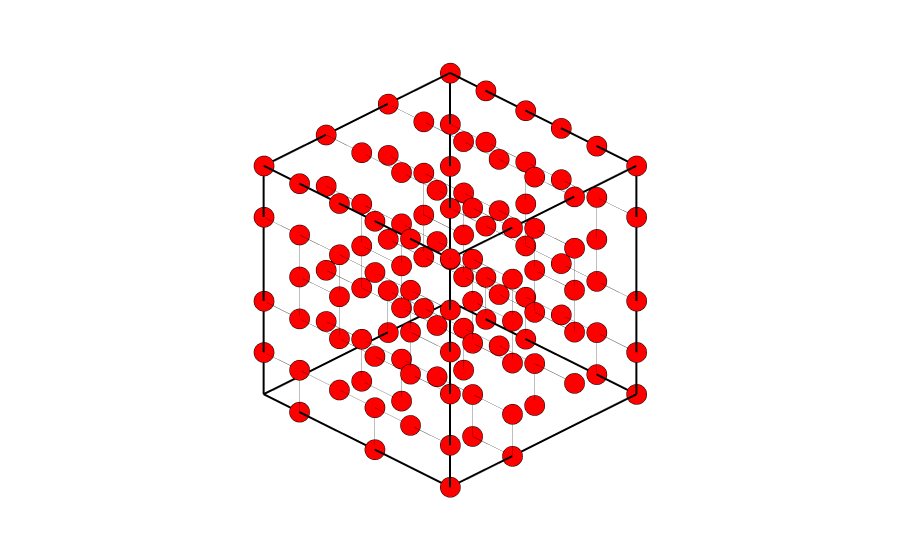

This figure's notebook cell:
### Code cell
def get_positions_plot(filename, saved_filename):

    with open(filename, 'r') as f:
        lines = f.readlines()
    
    num_atoms = int(lines[0])
    block_size = num_atoms + 2
    total_frames = len(lines) // block_size
    
    all_data = []
    for f in range(total_frames):
        start = f * block_size + 2
        end = start + num_atoms
        frame_coords = [l.split()[1:4] for l in lines[start:end]]
        
        df_frame = pd.DataFrame(frame_coords, columns=['x', 'y', 'z'], dtype=float)
        df_frame['frame'] = f  
        all_data.append(df_frame)

    df = pd.concat(all_data, ignore_index=True)

    last_frame = df[df['frame'] == df['frame'].max()]

    fig = px.scatter_3d(
        last_frame,
        x='x', y='y', z='z',
        opacity=1.0,
        template="plotly_white"
    )

    fig.update_traces(
        marker=dict(
            size=7,
            color='red',
            line=dict(width=0.5, color='black')
        )
    )

    # Box edges 
    xmin, ymin, zmin = last_frame[['x','y','z']].min()
    xmax, ymax, zmax = last_frame[['x','y','z']].max()

    edges = [
        ([xmin,xmax],[ymin,ymin],[zmin,zmin]),
        ([xmin,xmax],[ymax,ymax],[zmin,zmin]),
        ([xmin,xmax],[ymin,ymin],[zmax,zmax]),
        ([xmin,xmax],[ymax,ymax],[zmax,zmax]),

        ([xmin,xmin],[ymin,ymax],[zmin,zmin]),
        ([xmax,xmax],[ymin,ymax],[zmin,zmin]),
        ([xmin,xmin],[ymin,ymax],[zmax,zmax]),
        ([xmax,xmax],[ymin,ymax],[zmax,zmax]),

        ([xmin,xmin],[ymin,ymin],[zmin,zmax]),
        ([xmax,xmax],[ymin,ymin],[zmin,zmax]),
        ([xmin,xmin],[ymax,ymax],[zmin,zmax]),
        ([xmax,xmax],[ymax,ymax],[zmin,zmax])
    ]

    for ex, ey, ez in edges:
        fig.add_scatter3d(x=ex, y=ey, z=ez, mode='lines',
                        line=dict(color='black', width=4),
                        showlegend=False)

    fig.update_layout(
        scene=dict(
            aspectmode='cube',
            xaxis=dict(showbackground=False, title='x'),
            yaxis=dict(showbackground=False, title='y'),
            zaxis=dict(showbackground=False, title='z'),
            camera=dict(
                projection=dict(type="orthographic"),
                eye=dict(x=1.6, y=1.6, z=1.3)
            )
        ),
        title_x=0.5
    )

    # Positions array
    pos = last_frame[['x','y','z']].values

    # Bonds
    tree = cKDTree(pos)
    dists, _ = tree.query(pos, k=7)  
    a = np.median(dists[:,1])        
    pairs = tree.query_pairs(r=1.2*a)

    for i, j in pairs:
        fig.add_scatter3d(
            x=[pos[i,0], pos[j,0]],
            y=[pos[i,1], pos[j,1]],
            z=[pos[i,2], pos[j,2]],
            mode='lines',
            line=dict(color='black', width=1),
            opacity=0.5,
            showlegend=False
        )

    fig.update_layout(
        margin=dict(l=0, r=0, b=0, t=0),
        scene=dict(
            aspectmode='cube',
            xaxis=dict(showbackground=False, showticklabels=False, showgrid=False, zeroline=False, title=''),
            yaxis=dict(showbackground=False, showticklabels=False, showgrid=False, zeroline=False, title=''),
            zaxis=dict(showbackground=False, showticklabels=False, showgrid=False, zeroline=False, title=''),
            camera=dict(
                projection=dict(type="orthographic"),
                eye=dict(x=1.6, y=1.6, z=1.3)
            ),
            
        )
    )

    fig.show()
    fig.write_html(f"{saved_filename}.html")
    fig.write_image(f"{saved_filename}.pdf", scale=2, width=600, height=600)

    return 

filename = simulation_path / "final_position.xyz"
saved_filename = simulation_path / "positions"
get_positions_plot(filename, saved_filename)

### Figure 1 — Plotly figure (JSON) as saved in the notebook; plotly's stock layout.template omitted (floating-point values rounded to 4 significant figures)
{"data": [{"hovertemplate": "x=%{x}<br>y=%{y}<br>z=%{z}<extra></extra>", "legendgroup": "", "marker": {"color": "red", "line": {"color": "black", "width": 0.5}, "opacity": 1, "size": 7, "symbol": "circle"}, "mode": "markers", "name": "", "scene": "scene", "showlegend": false, "type": "scatter3d", "x": [5.277, -2.804, 2.582, -2.804, 5.277, -0.1093, -0.109, 2.582, -0.1091, -0.1089, 5.277, -2.804, 2.582, 2.583, 5.277, -2.804, -0.109, 5.277, 2.582, 2.582, 5.277, -0.1092, -0.1092, 5.277, 2.582, -2.804, 5.277, -0.1095, 5.277, 2.582, 2.583, -2.804, -2.804, -2.803, 2.583, 2.582, -2.804, 2.582, 2.582, 2.582, 5.276, -0.1089, -2.804, 5.277, -0.109, -0.1094, 5.277, -2.804, 2.582, 2.582, 5.277, -0.1094, 2.583, 5.277, -0.1093, 5.277, 2.582, -2.803, -0.1093, -0.1096, 5.277, 5.277, -0.1094, -2.804, 2.582, 5.277, 2.582, -0.1094, -2.803, -0.1094, 2.582, -0.1096, 5.277, 2.583, 2.582, 5.277, -2.804, -2.804, 2.583, 2.582, -2.803, 2.583, 5.277, -0.1091, -0.1089, -0.1092, 5.277, -2.803, -0.1092, 2.582, 5.277, -0.1092, -2.804, 2.582, -2.804, -0.1094, 2.583, -0.1092, -2.804, -2.804, 5.277, -2.804, 5.277, 5.277, 5.277, 2.582, 5.277, -0.1087, -0.1093, -2.803, 5.277, -0.1092, -2.804, -0.1092, -2.804, 2.583, -2.803, 5.277, -2.804, 2.582, -2.803, -2.804, 5.277, -2.804, -0.1092], "y": [1.872, 0.1438, -5.242, 3.805, -1.58, 3.805, -1.581, 3.805, -3.515, 0.144, -5.242, -3.515, 1.872, -3.515, 3.806, -1.581, 1.872, -3.514, -5.243, 1.872, 0.1444, 3.806, -3.514, -3.514, -1.581, -1.581, 0.1427, 3.806, -5.243, -5.242, -3.515, -3.514, 0.1445, -1.58, -1.581, -3.515, 1.872, -5.242, -3.514, 1.872, 0.1438, 3.806, -1.581, 1.872, -1.581, 1.872, -3.514, -5.243, 1.872, 3.806, 0.1431, 1.872, 0.1438, 1.871, -1.58, -1.581, 0.1438, -1.581, -5.241, 1.872, -1.581, 1.872, 0.1439, -3.515, 3.805, 3.805, -1.58, -3.514, 1.871, 3.805, 0.1442, -3.514, 3.806, -3.515, -1.579, -1.581, 3.806, -5.243, -1.581, -1.58, -3.514, 0.144, -1.581, -1.58, 1.872, -5.241, -5.242, 3.805, -1.582, 3.806, 1.872, -3.514, -1.58, -3.515, 1.872, -1.58, 1.871, -5.242, 1.872, 3.805, 3.805, 1.872, -3.514, -3.514, 0.144, 3.806, 3.805, 0.1436, -5.243, 3.805, 3.805, -5.243, -5.242, 0.1433, 0.1435, 1.869, 1.872, -5.242, -5.242, 3.806, -5.243, -3.515, -3.514, 0.1433, 1.872], "z": [1.48, -0.1923, 3.151, -3.906, 1.481, -2.235, 5.193, 5.193, 1.479, 5.194, 3.152, -0.1931, 3.152, -2.235, 1.479, 5.192, -3.907, -3.907, -2.235, -0.193, 3.151, 3.152, 5.193, -0.1927, -2.235, 3.151, -0.1925, -0.1922, -2.237, 5.194, 3.151, -3.907, -2.235, 1.479, 3.152, 1.48, 3.151, -0.1925, 5.193, -2.234, -2.235, 1.48, -2.235, 3.152, -3.907, 3.151, 3.151, 3.151, 5.193, 3.152, 5.194, 5.194, -2.235, -2.235, -0.1932, 5.193, -0.1928, -0.1926, 5.193, -0.1932, -2.235, -0.1924, -2.235, -2.235, -2.234, 5.193, -3.908, -2.235, -3.907, 5.194, 5.194, 3.151, -0.1929, -0.1931, 1.48, -0.1931, -0.1926, 1.479, 5.193, -0.1936, 3.151, 3.151, 3.151, 3.152, 1.479, -3.907, -0.1923, 5.193, -2.234, -0.193, 5.194, -0.1927, -3.906, -3.907, -2.235, 1.479, 1.48, -0.1924, 5.193, -2.235, 3.152, -0.1923, 5.193, -2.235, -3.907, 1.48, -3.907, 3.151, -2.236, 3.151, -2.235, 3.151, 5.194, -0.1923, 5.194, -3.907, 1.478, 5.193, -2.235, -3.908, -0.1924, 5.194, 1.478, 3.152, -2.235]}, {"line": {"color": "black", "width": 4}, "mode": "lines", "showlegend": false, "type": "scatter3d", "x": [-2.804, 5.277], "y": [-5.243, -5.243], "z": [-3.908, -3.908]}, {"line": {"color": "black", "width": 4}, "mode": "lines", "showlegend": false, "type": "scatter3d", "x": [-2.804, 5.277], "y": [3.806, 3.806], "z": [-3.908, -3.908]}, {"line": {"color": "black", "width": 4}, "mode": "lines", "showlegend": false, "type": "scatter3d", "x": [-2.804, 5.277], "y": [-5.243, -5.243], "z": [5.194, 5.194]}, {"line": {"color": "black", "width": 4}, "mode": "lines", "showlegend": false, "type": "scatter3d", "x": [-2.804, 5.277], "y": [3.806, 3.806], "z": [5.194, 5.194]}, {"line": {"color": "black", "width": 4}, "mode": "lines", "showlegend": false, "type": "scatter3d", "x": [-2.804, -2.804], "y": [-5.243, 3.806], "z": [-3.908, -3.908]}, {"line": {"color": "black", "width": 4}, "mode": "lines", "showlegend": false, "type": "scatter3d", "x": [5.277, 5.277], "y": [-5.243, 3.806], "z": [-3.908, -3.908]}, {"line": {"color": "black", "width": 4}, "mode": "lines", "showlegend": false, "type": "scatter3d", "x": [-2.804, -2.804], "y": [-5.243, 3.806], "z": [5.194, 5.194]}, {"line": {"color": "black", "width": 4}, "mode": "lines", "showlegend": false, "type": "scatter3d", "x": [5.277, 5.277], "y": [-5.243, 3.806], "z": [5.194, 5.194]}, {"line": {"color": "black", "width": 4}, "mode": "lines", "showlegend": false, "type": "scatter3d", "x": [-2.804, -2.804], "y": [-5.243, -5.243], "z": [-3.908, 5.194]}, {"line": {"color": "black", "width": 4}, "mode": "lines", "showlegend": false, "type": "scatter3d", "x": [5.277, 5.277], "y": [-5.243, -5.243], "z": [-3.908, 5.194]}, {"line": {"color": "black", "width": 4}, "mode": "lines", "showlegend": false, "type": "scatter3d", "x": [-2.804, -2.804], "y": [3.806, 3.806], "z": [-3.908, 5.194]}, {"line": {"color": "black", "width": 4}, "mode": "lines", "showlegend": false, "type": "scatter3d", "x": [5.277, 5.277], "y": [3.806, 3.806], "z": [-3.908, 5.194]}, {"line": {"color": "black", "width": 1}, "mode": "lines", "opacity": 0.5, "showlegend": false, "type": "scatter3d", "x": [-0.1095, -0.1096], "y": [3.806, 1.872], "z": [-0.1922, -0.1932]}, {"line": {"color": "black", "width": 1}, "mode": "lines", "opacity": 0.5, "showlegend": false, "type": "scatter3d", "x": [2.583, 2.582], "y": [-1.581, -1.579], "z": [3.152, 1.48]}, {"line": {"color": "black", "width": 1}, "mode": "lines", "opacity": 0.5, "showlegend": false, "type": "scatter3d", "x": [-2.804, -2.803], "y": [-5.243, -3.514], "z": [3.151, 3.151]}, {"line": {"color": "black", "width": 1}, "mode": "lines", "opacity": 0.5, "showlegend": false, "type": "scatter3d", "x": [-0.1093, -0.1094], "y": [-1.58, -1.58], "z": [-0.1932, 1.479]}, {"line": {"color": "black", "width": 1}, "mode": "lines", "opacity": 0.5, "showlegend": false, "type": "scatter3d", "x": [-0.1096, -0.1092], "y": [-3.514, -5.243], "z": [3.151, 3.151]}, {"line": {"color": "black", "width": 1}, "mode": "lines", "opacity": 0.5, "showlegend": false, "type": "scatter3d", "x": [-2.804, -2.804], "y": [-1.581, 0.1433], "z": [3.151, 3.152]}, {"line": {"color": "black", "width": 1}, "mode": "lines", "opacity": 0.5, "showlegend": false, "type": "scatter3d", "x": [5.277, 5.277], "y": [1.872, 3.806], "z": [1.48, 1.479]}, {"line": {"color": "black", "width": 1}, "mode": "lines", "opacity": 0.5, "showlegend": false, "type": "scatter3d", "x": [2.582, 2.583], "y": [1.872, 1.869], "z": [-2.234, -3.907]}, {"line": {"color": "black", "width": 1}, "mode": "lines", "opacity": 0.5, "showlegend": false, "type": "scatter3d", "x": [-2.804, -2.804], "y": [-5.242, -3.515], "z": [5.194, 5.194]}, {"line": {"color": "black", "width": 1}, "mode": "lines", "opacity": 0.5, "showlegend": false, "type": "scatter3d", "x": [-0.1093, -0.1092], "y": [-1.58, 0.1433], "z": [-0.1932, -0.1923]}, {"line": {"color": "black", "width": 1}, "mode": "lines", "opacity": 0.5, "showlegend": false, "type": "scatter3d", "x": [-2.804, -2.804], "y": [0.1445, 1.872], "z": [-2.235, -2.235]}, {"line": {"color": "black", "width": 1}, "mode": "lines", "opacity": 0.5, "showlegend": false, "type": "scatter3d", "x": [2.583, 2.582], "y": [-3.515, -1.581], "z": [-2.235, -2.235]}, {"line": {"color": "black", "width": 1}, "mode": "lines", "opacity": 0.5, "showlegend": false, "type": "scatter3d", "x": [5.277, 5.277], "y": [-3.514, -1.581], "z": [3.151, 3.151]}, {"line": {"color": "black", "width": 1}, "mode": "lines", "opacity": 0.5, "showlegend": false, "type": "scatter3d", "x": [-2.804, -2.804], "y": [-3.515, -5.242], "z": [-2.235, -2.235]}, {"line": {"color": "black", "width": 1}, "mode": "lines", "opacity": 0.5, "showlegend": false, "type": "scatter3d", "x": [2.583, 2.582], "y": [1.869, 3.806], "z": [-3.907, -3.908]}, {"line": {"color": "black", "width": 1}, "mode": "lines", "opacity": 0.5, "showlegend": false, "type": "scatter3d", "x": [2.582, 2.582], "y": [-3.515, -1.579], "z": [1.48, 1.48]}, {"line": {"color": "black", "width": 1}, "mode": "lines", "opacity": 0.5, "showlegend": false, "type": "scatter3d", "x": [5.277, 5.277], "y": [-1.581, -3.514], "z": [-2.235, -2.235]}, {"line": {"color": "black", "width": 1}, "mode": "lines", "opacity": 0.5, "showlegend": false, "type": "scatter3d", "x": [2.582, 2.582], "y": [3.805, 3.806], "z": [-2.234, -3.908]}, {"line": {"color": "black", "width": 1}, "mode": "lines", "opacity": 0.5, "showlegend": false, "type": "scatter3d", "x": [-0.1093, -0.1092], "y": [3.805, 1.872], "z": [-2.235, -2.235]}, {"line": {"color": "black", "width": 1}, "mode": "lines", "opacity": 0.5, "showlegend": false, "type": "scatter3d", "x": [5.277, 5.277], "y": [3.806, 3.806], "z": [1.479, -0.1929]}, {"line": {"color": "black", "width": 1}, "mode": "lines", "opacity": 0.5, "showlegend": false, "type": "scatter3d", "x": [-0.1092, -0.1089], "y": [3.806, 3.806], "z": [3.152, 1.48]}, {"line": {"color": "black", "width": 1}, "mode": "lines", "opacity": 0.5, "showlegend": false, "type": "scatter3d", "x": [-2.804, -2.804], "y": [3.805, 3.805], "z": [-3.906, -2.235]}, {"line": {"color": "black", "width": 1}, "mode": "lines", "opacity": 0.5, "showlegend": false, "type": "scatter3d", "x": [-0.1094, -0.1092], "y": [0.1439, 1.872], "z": [-2.235, -2.235]}, {"line": {"color": "black", "width": 1}, "mode": "lines", "opacity": 0.5, "showlegend": false, "type": "scatter3d", "x": [-0.109, -0.1092], "y": [-1.581, -1.582], "z": [-3.907, -2.234]}, {"line": {"color": "black", "width": 1}, "mode": "lines", "opacity": 0.5, "showlegend": false, "type": "scatter3d", "x": [2.583, 2.583], "y": [-3.515, -1.581], "z": [3.151, 3.152]}, {"line": {"color": "black", "width": 1}, "mode": "lines", "opacity": 0.5, "showlegend": false, "type": "scatter3d", "x": [-2.804, -2.804], "y": [1.872, 0.1433], "z": [3.151, 3.152]}, {"line": {"color": "black", "width": 1}, "mode": "lines", "opacity": 0.5, "showlegend": false, "type": "scatter3d", "x": [-2.804, -2.804], "y": [0.1438, 1.872], "z": [-0.1923, -0.1923]}, {"line": {"color": "black", "width": 1}, "mode": "lines", "opacity": 0.5, "showlegend": false, "type": "scatter3d", "x": [-0.1089, -0.1094], "y": [0.144, 1.872], "z": [5.194, 5.194]}, {"line": {"color": "black", "width": 1}, "mode": "lines", "opacity": 0.5, "showlegend": false, "type": "scatter3d", "x": [-2.804, -2.804], "y": [-5.243, -5.243], "z": [3.151, 1.479]}, {"line": {"color": "black", "width": 1}, "mode": "lines", "opacity": 0.5, "showlegend": false, "type": "scatter3d", "x": [-2.804, -2.803], "y": [-3.515, -1.581], "z": [-0.1931, -0.1926]}, {"line": {"color": "black", "width": 1}, "mode": "lines", "opacity": 0.5, "showlegend": false, "type": "scatter3d", "x": [2.582, 2.582], "y": [-5.242, -3.514], "z": [5.194, 5.193]}, {"line": {"color": "black", "width": 1}, "mode": "lines", "opacity": 0.5, "showlegend": false, "type": "scatter3d", "x": [5.277, 5.277], "y": [-3.514, -5.242], "z": [-0.1927, -0.1923]}, {"line": {"color": "black", "width": 1}, "mode": "lines", "opacity": 0.5, "showlegend": false, "type": "scatter3d", "x": [2.582, 2.582], "y": [3.806, 3.806], "z": [3.152, 1.48]}, {"line": {"color": "black", "width": 1}, "mode": "lines", "opacity": 0.5, "showlegend": false, "type": "scatter3d", "x": [5.277, 5.277], "y": [-1.58, -1.581], "z": [1.481, 3.151]}, {"line": {"color": "black", "width": 1}, "mode": "lines", "opacity": 0.5, "showlegend": false, "type": "scatter3d", "x": [2.582, 2.582], "y": [-1.579, -1.58], "z": [1.48, -0.1936]}, {"line": {"color": "black", "width": 1}, "mode": "lines", "opacity": 0.5, "showlegend": false, "type": "scatter3d", "x": [-2.803, -2.804], "y": [3.805, 1.872], "z": [5.193, 5.193]}, {"line": {"color": "black", "width": 1}, "mode": "lines", "opacity": 0.5, "showlegend": false, "type": "scatter3d", "x": [-2.804, -2.804], "y": [-1.581, -3.515], "z": [5.192, 5.194]}, {"line": {"color": "black", "width": 1}, "mode": "lines", "opacity": 0.5, "showlegend": false, "type": "scatter3d", "x": [5.277, 5.277], "y": [-1.581, -3.514], "z": [5.193, 5.193]}, {"line": {"color": "black", "width": 1}, "mode": "lines", "opacity": 0.5, "showlegend": false, "type": "scatter3d", "x": [2.582, 2.582], "y": [1.872, 3.806], "z": [3.152, 3.152]}, {"line": {"color": "black", "width": 1}, "mode": "lines", "opacity": 0.5, "showlegend": false, "type": "scatter3d", "x": [5.277, 5.277], "y": [0.1427, -1.581], "z": [-0.1925, -0.1931]}, {"line": {"color": "black", "width": 1}, "mode": "lines", "opacity": 0.5, "showlegend": false, "type": "scatter3d", "x": [-0.1091, -0.1092], "y": [-3.515, -3.514], "z": [1.479, -0.1927]}, {"line": {"color": "black", "width": 1}, "mode": "lines", "opacity": 0.5, "showlegend": false, "type": "scatter3d", "x": [5.277, 5.277], "y": [-3.514, -3.514], "z": [-3.907, -2.235]}, {"line": {"color": "black", "width": 1}, "mode": "lines", "opacity": 0.5, "showlegend": false, "type": "scatter3d", "x": [5.277, 5.277], "y": [-5.243, -3.514], "z": [-2.237, -2.235]}, {"line": {"color": "black", "width": 1}, "mode": "lines", "opacity": 0.5, "showlegend": false, "type": "scatter3d", "x": [-2.804, -2.803], "y": [1.872, 1.872], "z": [3.151, 1.478]}, {"line": {"color": "black", "width": 1}, "mode": "lines", "opacity": 0.5, "showlegend": false, "type": "scatter3d", "x": [-0.1096, -0.1091], "y": [-3.514, -1.58], "z": [3.151, 3.152]}, {"line": {"color": "black", "width": 1}, "mode": "lines", "opacity": 0.5, "showlegend": false, "type": "scatter3d", "x": [-2.804, -2.804], "y": [-3.514, -1.58], "z": [-3.907, -3.906]}, {"line": {"color": "black", "width": 1}, "mode": "lines", "opacity": 0.5, "showlegend": false, "type": "scatter3d", "x": [5.277, 5.277], "y": [-1.58, -1.581], "z": [1.481, -0.1931]}, {"line": {"color": "black", "width": 1}, "mode": "lines", "opacity": 0.5, "showlegend": false, "type": "scatter3d", "x": [5.277, 5.277], "y": [1.872, 3.806], "z": [-0.1924, -0.1929]}, {"line": {"color": "black", "width": 1}, "mode": "lines", "opacity": 0.5, "showlegend": false, "type": "scatter3d", "x": [-0.1094, -0.1092], "y": [-3.514, -1.582], "z": [-2.235, -2.234]}, {"line": {"color": "black", "width": 1}, "mode": "lines", "opacity": 0.5, "showlegend": false, "type": "scatter3d", "x": [5.276, 5.277], "y": [0.1438, 0.144], "z": [-2.235, -3.907]}, {"line": {"color": "black", "width": 1}, "mode": "lines", "opacity": 0.5, "showlegend": false, "type": "scatter3d", "x": [-0.1096, -0.1089], "y": [1.872, 1.872], "z": [-0.1932, 1.479]}, {"line": {"color": "black", "width": 1}, "mode": "lines", "opacity": 0.5, "showlegend": false, "type": "scatter3d", "x": [-2.804, -2.804], "y": [-1.581, 0.1435], "z": [5.192, 5.194]}, {"line": {"color": "black", "width": 1}, "mode": "lines", "opacity": 0.5, "showlegend": false, "type": "scatter3d", "x": [-0.1092, -0.1094], "y": [3.806, 1.872], "z": [3.152, 3.151]}, {"line": {"color": "black", "width": 1}, "mode": "lines", "opacity": 0.5, "showlegend": false, "type": "scatter3d", "x": [5.277, 5.277], "y": [0.1431, 1.872], "z": [5.194, 5.194]}, {"line": {"color": "black", "width": 1}, "mode": "lines", "opacity": 0.5, "showlegend": false, "type": "scatter3d", "x": [-2.804, -2.803], "y": [1.872, 3.805], "z": [3.151, 3.151]}, {"line": {"color": "black", "width": 1}, "mode": "lines", "opacity": 0.5, "showlegend": false, "type": "scatter3d", "x": [5.277, 5.277], "y": [3.805, 1.872], "z": [5.193, 5.194]}, {"line": {"color": "black", "width": 1}, "mode": "lines", "opacity": 0.5, "showlegend": false, "type": "scatter3d", "x": [2.583, 2.582], "y": [1.871, 3.806], "z": [1.48, 1.48]}, {"line": {"color": "black", "width": 1}, "mode": "lines", "opacity": 0.5, "showlegend": false, "type": "scatter3d", "x": [-2.804, -2.803], "y": [-1.581, -1.58], "z": [3.151, 1.479]}, {"line": {"color": "black", "width": 1}, "mode": "lines", "opacity": 0.5, "showlegend": false, "type": "scatter3d", "x": [5.277, 5.277], "y": [1.872, 1.872], "z": [1.48, 3.152]}, {"line": {"color": "black", "width": 1}, "mode": "lines", "opacity": 0.5, "showlegend": false, "type": "scatter3d", "x": [2.582, 2.582], "y": [1.872, 0.1438], "z": [-0.193, -0.1928]}, {"line": {"color": "black", "width": 1}, "mode": "lines", "opacity": 0.5, "showlegend": false, "type": "scatter3d", "x": [-0.109, -0.1092], "y": [-1.581, -3.514], "z": [5.193, 5.193]}, {"line": {"color": "black", "width": 1}, "mode": "lines", "opacity": 0.5, "showlegend": false, "type": "scatter3d", "x": [2.582, 2.583], "y": [1.872, 0.144], "z": [3.152, 3.151]}, {"line": {"color": "black", "width": 1}, "mode": "lines", "opacity": 0.5, "showlegend": false, "type": "scatter3d", "x": [5.277, 5.277], "y": [1.872, 1.872], "z": [1.48, -0.1924]}, {"line": {"color": "black", "width": 1}, "mode": "lines", "opacity": 0.5, "showlegend": false, "type": "scatter3d", "x": [-2.804, -2.804], "y": [1.872, 0.1435], "z": [5.193, 5.194]}, {"line": {"color": "black", "width": 1}, "mode": "lines", "opacity": 0.5, "showlegend": false, "type": "scatter3d", "x": [5.277, 5.277], "y": [-3.514, -3.514], "z": [3.151, 1.478]}, {"line": {"color": "black", "width": 1}, "mode": "lines", "opacity": 0.5, "showlegend": false, "type": "scatter3d", "x": [2.582, 2.582], "y": [3.805, 1.872], "z": [5.193, 5.193]}, {"line": {"color": "black", "width": 1}, "mode": "lines", "opacity": 0.5, "showlegend": false, "type": "scatter3d", "x": [5.277, 5.277], "y": [0.1427, 1.872], "z": [-0.1925, -0.1924]}, {"line": {"color": "black", "width": 1}, "mode": "lines", "opacity": 0.5, "showlegend": false, "type": "scatter3d", "x": [2.582, 2.583], "y": [-3.515, -3.515], "z": [1.48, -0.1931]}, {"line": {"color": "black", "width": 1}, "mode": "lines", "opacity": 0.5, "showlegend": false, "type": "scatter3d", "x": [-0.1094, -0.1093], "y": [-3.514, -5.243], "z": [-2.235, -2.236]}, {"line": {"color": "black", "width": 1}, "mode": "lines", "opacity": 0.5, "showlegend": false, "type": "scatter3d", "x": [2.583, 2.582], "y": [-3.515, -5.243], "z": [-2.235, -2.235]}, {"line": {"color": "black", "width": 1}, "mode": "lines", "opacity": 0.5, "showlegend": false, "type": "scatter3d", "x": [-0.109, -0.1092], "y": [1.872, 1.872], "z": [-3.907, -2.235]}, {"line": {"color": "black", "width": 1}, "mode": "lines", "opacity": 0.5, "showlegend": false, "type": "scatter3d", "x": [2.582, 2.582], "y": [1.872, 3.805], "z": [-2.234, -2.234]}, {"line": {"color": "black", "width": 1}, "mode": "lines", "opacity": 0.5, "showlegend": false, "type": "scatter3d", "x": [-0.1091, -0.1094], "y": [-3.515, -1.58], "z": [1.479, 1.479]}, {"line": {"color": "black", "width": 1}, "mode": "lines", "opacity": 0.5, "showlegend": false, "type": "scatter3d", "x": [-0.1096, -0.1092], "y": [1.872, 0.1433], "z": [-0.1932, -0.1923]}, {"line": {"color": "black", "width": 1}, "mode": "lines", "opacity": 0.5, "showlegend": false, "type": "scatter3d", "x": [-0.1091, -0.1087], "y": [-1.58, 0.1436], "z": [3.152, 3.151]}, {"line": {"color": "black", "width": 1}, "mode": "lines", "opacity": 0.5, "showlegend": false, "type": "scatter3d", "x": [-2.804, -2.804], "y": [3.806, 1.872], "z": [-0.1926, -0.1923]}, {"line": {"color": "black", "width": 1}, "mode": "lines", "opacity": 0.5, "showlegend": false, "type": "scatter3d", "x": [2.582, 2.583], "y": [-5.242, -3.515], "z": [-0.1925, -0.1931]}, {"line": {"color": "black", "width": 1}, "mode": "lines", "opacity": 0.5, "showlegend": false, "type": "scatter3d", "x": [-2.804, -2.804], "y": [-1.581, -3.515], "z": [-2.235, -2.235]}, {"line": {"color": "black", "width": 1}, "mode": "lines", "opacity": 0.5, "showlegend": false, "type": "scatter3d", "x": [2.582, 2.582], "y": [-1.581, -1.58], "z": [-2.235, -3.908]}, {"line": {"color": "black", "width": 1}, "mode": "lines", "opacity": 0.5, "showlegend": false, "type": "scatter3d", "x": [-0.1094, -0.1087], "y": [1.872, 0.1436], "z": [3.151, 3.151]}, {"line": {"color": "black", "width": 1}, "mode": "lines", "opacity": 0.5, "showlegend": false, "type": "scatter3d", "x": [2.582, 2.582], "y": [-1.58, -3.515], "z": [-3.908, -3.907]}, {"line": {"color": "black", "width": 1}, "mode": "lines", "opacity": 0.5, "showlegend": false, "type": "scatter3d", "x": [5.277, 5.277], "y": [-3.514, -3.514], "z": [-0.1927, 1.478]}, {"line": {"color": "black", "width": 1}, "mode": "lines", "opacity": 0.5, "showlegend": false, "type": "scatter3d", "x": [5.277, 5.277], "y": [1.872, 3.805], "z": [3.152, 3.152]}, {"line": {"color": "black", "width": 1}, "mode": "lines", "opacity": 0.5, "showlegend": false, "type": "scatter3d", "x": [-2.804, -2.803], "y": [-3.515, -5.243], "z": [-0.1931, -0.1924]}, {"line": {"color": "black", "width": 1}, "mode": "lines", "opacity": 0.5, "showlegend": false, "type": "scatter3d", "x": [-2.804, -2.803], "y": [0.1438, -1.581], "z": [-0.1923, -0.1926]}, {"line": {"color": "black", "width": 1}, "mode": "lines", "opacity": 0.5, "showlegend": false, "type": "scatter3d", "x": [5.277, 5.277], "y": [3.805, 3.805], "z": [-3.907, -2.235]}, {"line": {"color": "black", "width": 1}, "mode": "lines", "opacity": 0.5, "showlegend": false, "type": "scatter3d", "x": [-0.1089, -0.1089], "y": [3.806, 1.872], "z": [1.48, 1.479]}, {"line": {"color": "black", "width": 1}, "mode": "lines", "opacity": 0.5, "showlegend": false, "type": "scatter3d", "x": [-0.1092, -0.1092], "y": [-3.514, -5.242], "z": [-0.1927, -0.1924]}, {"line": {"color": "black", "width": 1}, "mode": "lines", "opacity": 0.5, "showlegend": false, "type": "scatter3d", "x": [-2.804, -2.804], "y": [-1.581, -1.58], "z": [-2.235, -3.906]}, {"line": {"color": "black", "width": 1}, "mode": "lines", "opacity": 0.5, "showlegend": false, "type": "scatter3d", "x": [2.583, 2.582], "y": [-3.515, -3.515], "z": [3.151, 1.48]}, {"line": {"color": "black", "width": 1}, "mode": "lines", "opacity": 0.5, "showlegend": false, "type": "scatter3d", "x": [-0.1092, -0.1093], "y": [-5.241, -5.243], "z": [-3.907, -2.236]}, {"line": {"color": "black", "width": 1}, "mode": "lines", "opacity": 0.5, "showlegend": false, "type": "scatter3d", "x": [5.277, 5.277], "y": [0.1444, -1.581], "z": [3.151, 3.151]}, {"line": {"color": "black", "width": 1}, "mode": "lines", "opacity": 0.5, "showlegend": false, "type": "scatter3d", "x": [2.582, 2.583], "y": [-1.581, 0.1438], "z": [-2.235, -2.235]}, {"line": {"color": "black", "width": 1}, "mode": "lines", "opacity": 0.5, "showlegend": false, "type": "scatter3d", "x": [-0.1094, -0.1089], "y": [1.872, 1.872], "z": [3.151, 1.479]}, {"line": {"color": "black", "width": 1}, "mode": "lines", "opacity": 0.5, "showlegend": false, "type": "scatter3d", "x": [-2.804, -2.803], "y": [1.872, 1.872], "z": [-0.1923, 1.478]}, {"line": {"color": "black", "width": 1}, "mode": "lines", "opacity": 0.5, "showlegend": false, "type": "scatter3d", "x": [2.582, 2.583], "y": [1.872, 0.1438], "z": [-2.234, -2.235]}, {"line": {"color": "black", "width": 1}, "mode": "lines", "opacity": 0.5, "showlegend": false, "type": "scatter3d", "x": [2.582, 2.582], "y": [3.806, 3.806], "z": [-0.193, 1.48]}, {"line": {"color": "black", "width": 1}, "mode": "lines", "opacity": 0.5, "showlegend": false, "type": "scatter3d", "x": [5.276, 5.277], "y": [0.1438, -1.581], "z": [-2.235, -2.235]}, {"line": {"color": "black", "width": 1}, "mode": "lines", "opacity": 0.5, "showlegend": false, "type": "scatter3d", "x": [-0.1091, -0.1094], "y": [-1.58, -1.58], "z": [3.152, 1.479]}, {"line": {"color": "black", "width": 1}, "mode": "lines", "opacity": 0.5, "showlegend": false, "type": "scatter3d", "x": [2.582, 2.583], "y": [-5.242, -3.515], "z": [3.151, 3.151]}, {"line": {"color": "black", "width": 1}, "mode": "lines", "opacity": 0.5, "showlegend": false, "type": "scatter3d", "x": [5.277, 5.277], "y": [-3.514, -5.242], "z": [5.193, 5.193]}, {"line": {"color": "black", "width": 1}, "mode": "lines", "opacity": 0.5, "showlegend": false, "type": "scatter3d", "x": [-2.803, -2.804], "y": [1.871, 1.872], "z": [-3.907, -2.235]}, {"line": {"color": "black", "width": 1}, "mode": "lines", "opacity": 0.5, "showlegend": false, "type": "scatter3d", "x": [-2.804, -2.803], "y": [3.805, 1.871], "z": [-3.906, -3.907]}, {"line": {"color": "black", "width": 1}, "mode": "lines", "opacity": 0.5, "showlegend": false, "type": "scatter3d", "x": [5.277, 5.277], "y": [-1.58, -3.514], "z": [1.481, 1.478]}, {"line": {"color": "black", "width": 1}, "mode": "lines", "opacity": 0.5, "showlegend": false, "type": "scatter3d", "x": [5.277, 5.277], "y": [0.1431, -1.581], "z": [5.194, 5.193]}, {"line": {"color": "black", "width": 1}, "mode": "lines", "opacity": 0.5, "showlegend": false, "type": "scatter3d", "x": [5.277, 5.277], "y": [-5.242, -3.514], "z": [3.152, 3.151]}, {"line": {"color": "black", "width": 1}, "mode": "lines", "opacity": 0.5, "showlegend": false, "type": "scatter3d", "x": [-2.803, -2.803], "y": [-1.58, -1.581], "z": [1.479, -0.1926]}, {"line": {"color": "black", "width": 1}, "mode": "lines", "opacity": 0.5, "showlegend": false, "type": "scatter3d", "x": [5.276, 5.277], "y": [0.1438, 1.871], "z": [-2.235, -2.235]}, {"line": {"color": "black", "width": 1}, "mode": "lines", "opacity": 0.5, "showlegend": false, "type": "scatter3d", "x": [-2.804, -2.803], "y": [-1.581, -3.514], "z": [3.151, 3.151]}, {"line": {"color": "black", "width": 1}, "mode": "lines", "opacity": 0.5, "showlegend": false, "type": "scatter3d", "x": [-2.804, -2.803], "y": [-5.243, -5.243], "z": [1.479, -0.1924]}, {"line": {"color": "black", "width": 1}, "mode": "lines", "opacity": 0.5, "showlegend": false, "type": "scatter3d", "x": [-2.804, -2.804], "y": [0.1445, -1.581], "z": [-2.235, -2.235]}, {"line": {"color": "black", "width": 1}, "mode": "lines", "opacity": 0.5, "showlegend": false, "type": "scatter3d", "x": [2.583, 2.582], "y": [-3.515, -3.515], "z": [-2.235, -3.907]}, {"line": {"color": "black", "width": 1}, "mode": "lines", "opacity": 0.5, "showlegend": false, "type": "scatter3d", "x": [2.582, 2.582], "y": [0.1438, -1.58], "z": [-0.1928, -0.1936]}, {"line": {"color": "black", "width": 1}, "mode": "lines", "opacity": 0.5, "showlegend": false, "type": "scatter3d", "x": [2.582, 2.583], "y": [0.1442, -1.581], "z": [5.194, 5.193]}, {"line": {"color": "black", "width": 1}, "mode": "lines", "opacity": 0.5, "showlegend": false, "type": "scatter3d", "x": [-0.1093, -0.1092], "y": [-1.58, -3.514], "z": [-0.1932, -0.1927]}, {"line": {"color": "black", "width": 1}, "mode": "lines", "opacity": 0.5, "showlegend": false, "type": "scatter3d", "x": [5.277, 5.277], "y": [0.1444, 1.872], "z": [3.151, 3.152]}, {"line": {"color": "black", "width": 1}, "mode": "lines", "opacity": 0.5, "showlegend": false, "type": "scatter3d", "x": [5.277, 5.277], "y": [1.871, 3.805], "z": [-2.235, -2.235]}, {"line": {"color": "black", "width": 1}, "mode": "lines", "opacity": 0.5, "showlegend": false, "type": "scatter3d", "x": [5.277, 5.277], "y": [3.806, 3.805], "z": [1.479, 3.152]}, {"line": {"color": "black", "width": 1}, "mode": "lines", "opacity": 0.5, "showlegend": false, "type": "scatter3d", "x": [2.582, 2.583], "y": [1.872, 1.871], "z": [-0.193, 1.48]}, {"line": {"color": "black", "width": 1}, "mode": "lines", "opacity": 0.5, "showlegend": false, "type": "scatter3d", "x": [-2.804, -2.804], "y": [1.872, 3.805], "z": [-2.235, -2.235]}, {"line": {"color": "black", "width": 1}, "mode": "lines", "opacity": 0.5, "showlegend": false, "type": "scatter3d", "x": [-0.1092, -0.1093], "y": [-3.514, -5.241], "z": [5.193, 5.193]}, {"line": {"color": "black", "width": 1}, "mode": "lines", "opacity": 0.5, "showlegend": false, "type": "scatter3d", "x": [5.277, 5.277], "y": [-3.514, -1.581], "z": [-0.1927, -0.1931]}, {"line": {"color": "black", "width": 1}, "mode": "lines", "opacity": 0.5, "showlegend": false, "type": "scatter3d", "x": [2.583, 2.582], "y": [-3.515, -1.58], "z": [-0.1931, -0.1936]}, {"line": {"color": "black", "width": 1}, "mode": "lines", "opacity": 0.5, "showlegend": false, "type": "scatter3d", "x": [-0.1094, -0.1092], "y": [0.1439, -1.582], "z": [-2.235, -2.234]}, {"line": {"color": "black", "width": 1}, "mode": "lines", "opacity": 0.5, "showlegend": false, "type": "scatter3d", "x": [2.583, 2.583], "y": [-1.581, 0.144], "z": [3.152, 3.151]}, {"line": {"color": "black", "width": 1}, "mode": "lines", "opacity": 0.5, "showlegend": false, "type": "scatter3d", "x": [-0.1091, -0.1096], "y": [-3.515, -3.514], "z": [1.479, 3.151]}, {"line": {"color": "black", "width": 1}, "mode": "lines", "opacity": 0.5, "showlegend": false, "type": "scatter3d", "x": [-0.1094, -0.1094], "y": [1.872, 3.805], "z": [5.194, 5.194]}, {"line": {"color": "black", "width": 1}, "mode": "lines", "opacity": 0.5, "showlegend": false, "type": "scatter3d", "x": [2.582, 2.583], "y": [1.872, 1.871], "z": [3.152, 1.48]}, {"line": {"color": "black", "width": 1}, "mode": "lines", "opacity": 0.5, "showlegend": false, "type": "scatter3d", "x": [2.582, 2.582], "y": [1.872, 3.806], "z": [-0.193, -0.193]}, {"line": {"color": "black", "width": 1}, "mode": "lines", "opacity": 0.5, "showlegend": false, "type": "scatter3d", "x": [2.582, 2.582], "y": [1.872, 0.1442], "z": [5.193, 5.194]}, {"line": {"color": "black", "width": 1}, "mode": "lines", "opacity": 0.5, "showlegend": false, "type": "scatter3d", "x": [-2.804, -2.804], "y": [-3.514, -3.515], "z": [-3.907, -2.235]}, {"line": {"color": "black", "width": 1}, "mode": "lines", "opacity": 0.5, "showlegend": false, "type": "scatter3d", "x": [-0.109, -0.1089], "y": [-1.581, 0.144], "z": [5.193, 5.194]}, {"line": {"color": "black", "width": 1}, "mode": "lines", "opacity": 0.5, "showlegend": false, "type": "scatter3d", "x": [2.582, 2.583], "y": [-3.514, -1.581], "z": [5.193, 5.193]}, {"line": {"color": "black", "width": 1}, "mode": "lines", "opacity": 0.5, "showlegend": false, "type": "scatter3d", "x": [-0.1095, -0.1089], "y": [3.806, 3.806], "z": [-0.1922, 1.48]}], "layout": {"legend": {"tracegroupgap": 0}, "margin": {"b": 0, "l": 0, "r": 0, "t": 0}, "scene": {"aspectmode": "cube", "camera": {"eye": {"x": 1.6, "y": 1.6, "z": 1.3}, "projection": {"type": "orthographic"}}, "domain": {"x": [0, 1], "y": [0, 1]}, "xaxis": {"showbackground": false, "showgrid": false, "showticklabels": false, "title": {"text": ""}, "zeroline": false}, "yaxis": {"showbackground": false, "showgrid": false, "showticklabels": false, "title": {"text": ""}, "zeroline": false}, "zaxis": {"showbackground": false, "showgrid": false, "showticklabels": false, "title": {"text": ""}, "zeroline": false}}, "title": {"x": 0.5}}}
